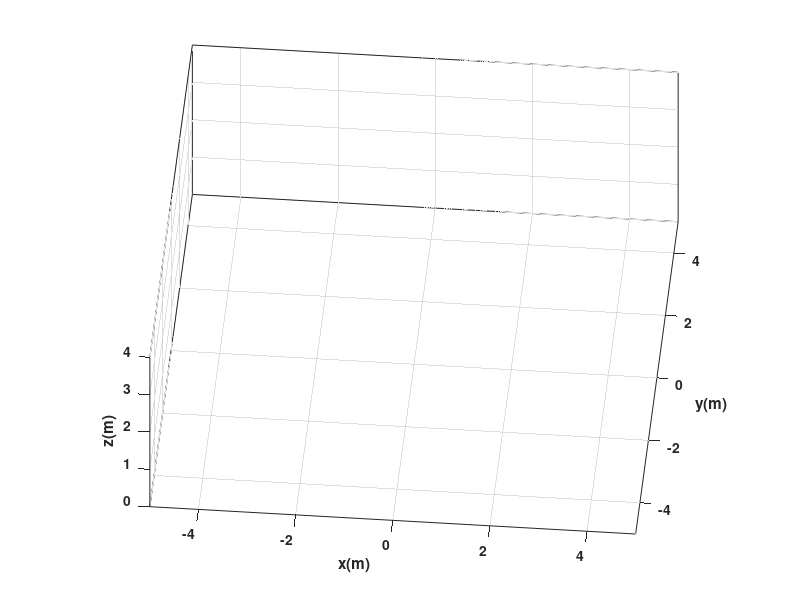

Write MATLAB code to recreate this figure. (Note: this script raises an error after producing the figure.)
clear
close all
clc

%%%%%%%%%%%%%%%%%%%%%%%%%%%%%% TIEMPO %%%%%%%%%%%%%%%%%%%%%%%%%%%%%%%%%%%%%
tf = 16;             % Tiempo de simulacion (ajustado al dominio)
ts = 0.01;
t = 0:ts:tf;

N = length(t);       


%%%%%%%%%%%%%%%%%%%%%%%% CONDICIONES INICIALES %%%%%%%%%%%%%%%%%%%%%%%%%%%%

x1 = zeros(1,N+1);  
y1 = zeros(1,N+1);  
phi = zeros(1,N+1); 

% Condiciones de la trayectoria específicas
x1(1) = -4;              
y1(1) = 0;           
phi(1) = pi/2;     

%%%%%%%%%%%%%%%%%%%%%%%%%%%% PUNTO DE CONTROL %%%%%%%%%%%%%%%%%%%%%%%%%%%%%

hx = zeros(1,N+1);  
hy = zeros(1,N+1);  

hx(1) = x1(1);
hy(1) = y1(1);

%%%%%%%%%%%%%%%%%%%%%% VELOCIDADES DE REFERENCIA %%%%%%%%%%%%%%%%%%%%%%%%%%

u = zeros(1,N); % velocidad lineal
w = zeros(1,N); % velocidad angular

for k = 1:N
    %x=t
    %y=x2+y2−16=0
    %y=±((16 - x^2)^1/2);
    %y=±((16 - t^2)^1/2);
    %t= [-4 a 4]
    %θ(𝒕) = t𝒂𝒏^−𝟏(t / sqrt(16 - t^2))
  
    tk = t(k);

   % -------- PARTE SUPERIOR --------
    if tk <= 7.999
    tNorm = -3.999 + tk;        % tiempo normalizado arriba [-4 a 4]

    dx = 1;
    dy = -(tNorm) / sqrt(16 - (tNorm)^2);
    
    % Velocidad lineal
    u(k) = sqrt(dx^2 + dy^2);
    
    % Velocidad angular
    w(k) = (-16 / (16 - (tNorm)^2)^(3/2)) / (1 + ((tNorm) / sqrt(16 - (tNorm)^2))^2);

        
    % -------- PARTE INFERIOR --------
    else
        tNorm = 3.999 - (tk - 7.999);   % tiempo normalizado abajo [4 a -4]

        dx = 1;
        dy = -tNorm/ sqrt(16 - (tNorm)^2);   % CAMBIA SIGNO
        
        u(k) = sqrt(dx^2 + dy^2);
        
        w(k) = (-16 / (16 - (tNorm)^2)^(3/2)) / (1 + (tNorm / sqrt(16 - (tNorm)^2))^2);
        
    end
    
end
    

%%%%%%%%%%%%%%%%%%%%%%%%% BUCLE DE SIMULACION %%%%%%%%%%%%%%%%%%%%%%%%%%%%%%%%

for k=1:N 
    
    phi(k+1)=phi(k)+w(k)*ts; % Integral numérica (método de Euler)
    
    %%%%%%%%%%%%%%%%%%%%% MODELO CINEMATICO %%%%%%%%%%%%%%%%%%%%%%%%%
    %Aplicamos el modelo cinemático diferencial para obtener las
    %velocidades en x, y, phi
    xp1=u(k)*cos(phi(k+1)); 
    yp1=u(k)*sin(phi(k+1));
    phip= w(k)

    x1(k+1)=x1(k) + xp1*ts ; % Integral numérica (método de Euler)
    y1(k+1)=y1(k) + yp1*ts ; % Integral numérica (método de Euler)
    
    
    % Posicion del robot con respecto al punto de control
    hx(k+1)=x1(k+1); 
    hy(k+1)=y1(k+1);

end

%%%%%%%%%%%%%%%%%%%%%%%%%%%%% SIMULACION VIRTUAL 3D %%%%%%%%%%%%%%%%%%%%%%%%%%%%

% a) Configuracion de escena

scene=figure;  % Crear figura (Escena)
set(scene,'Color','white'); % Color del fondo de la escena
set(gca,'FontWeight','bold') ;% Negrilla en los ejes y etiquetas
sizeScreen=get(0,'ScreenSize'); % Retorna el tamaño de la pantalla del computador
set(scene,'position',sizeScreen); % Congigurar tamaño de la figura
camlight('headlight'); % Luz para la escena
axis equal; % Establece la relación de aspecto para que las unidades de datos sean las mismas en todas las direcciones.
grid on; % Mostrar líneas de cuadrícula en los ejes
box on; % Mostrar contorno de ejes
xlabel('x(m)'); ylabel('y(m)'); zlabel('z(m)'); % Etiqueta de los eje

view([5 40]); % Orientacion de la figura
axis([-5 5 -5 5 0 4]); % Ingresar limites minimos y maximos en los ejes x y z [minX maxX minY maxY minZ maxZ]

% b) Graficar robots en la posicion inicial
scale = 4;
MobileRobot_5;
H1=MobilePlot_4(x1(1),y1(1),phi(1),scale);hold on;

% c) Graficar Trayectorias
H2=plot3(hx(1),hy(1),0,'r','lineWidth',2);

% d) Bucle de simulacion de movimiento del robot

step=1; % pasos para simulacion

for k=1:step:N

    delete(H1);    
    delete(H2);
    
    H1=MobilePlot_4(x1(k),y1(k),phi(k),scale);
    H2=plot3(hx(1:k),hy(1:k),zeros(1,k),'r','lineWidth',2);
    
    pause(ts);

end

%%%%%%%%%%%%%%%%%%%%%%%%%%%%% Graficas %%%%%%%%%%%%%%%%%%%%%%%%%%%%
graph=figure;  % Crear figura (Escena)
set(graph,'position',sizeScreen); % Congigurar tamaño de la figura
subplot(211)
plot(t,u,'b','LineWidth',2),grid('on'),xlabel('Tiempo [s]'),ylabel('m/s'),legend('u');
subplot(212)
plot(t,w,'r','LineWidth',2),grid('on'),xlabel('Tiempo [s]'),ylabel('[rad/s]'),legend('w');
